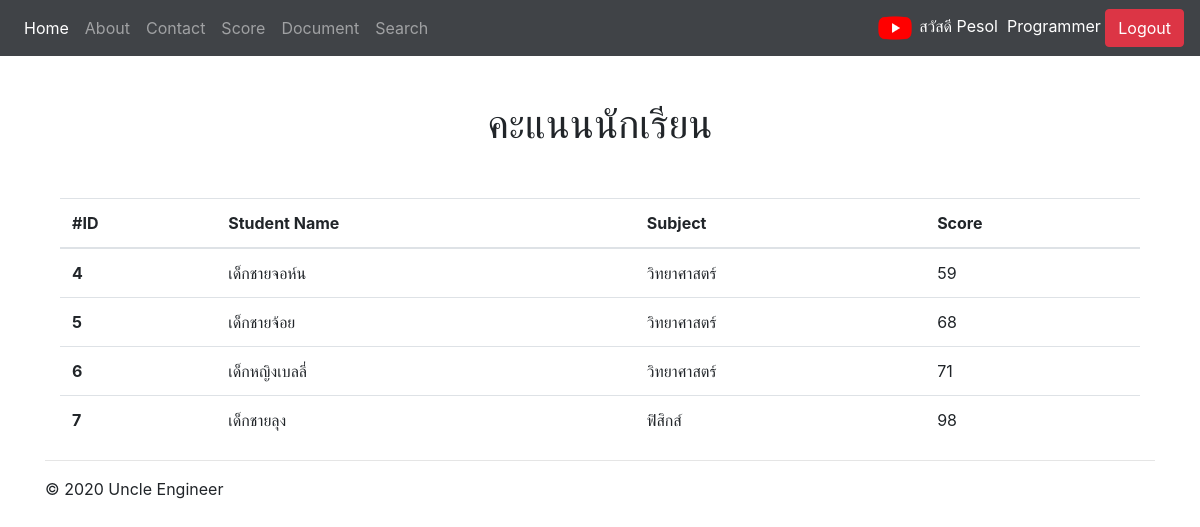
/score/ (signed in), run on the app's committed database.
### school/models.py (models this page shows, shortened)
class Profile(models.Model):
    user = models.OneToOneField(User, on_delete=models.CASCADE)
    photoprofile = models.ImageField(default='default.png', upload_to='photo_profile', blank=True, null=True)
    usertype = models.CharField(max_length=100, null=True, blank=True, default='student')

class ExamScore(models.Model):
    allSubject =   (('คณิตศาสตร์', 'คณิตศาสตร์'),
                    ('วิทยาศาสตร์', 'วิทยาศาสตร์'),
                    ('ศิลปะ', 'ศิลปะ'),
                    ('ภาษาอังกฤษ', 'ภาษาอังกฤษ'),
                    ('ฟิสิกส์', 'ฟิสิกส์'),
                    ('ชีววิทยา', 'ชีววิทยา'))
    subject = models.CharField(max_length=200, choices=allSubject, default='คณิตศาสตร์')
    student_name = models.CharField(max_length=200)
    score = models.IntegerField(default=0)

### school/views.py (the view)
# urls.py: path('score/', showScore, name='score-page'),
def showScore(request):
	score = ExamScore.objects.all() # ดึงค่ามาจาก database ทั้งหมด
	context = {'score': score}
	return render(request, 'school/showscore.html', context)

### school/template/school/showscore.html
{% extends 'school/base.html' %}
{% block ct1 %}
<center>
    <h1>คะแนนนักเรียน</h1>
</center>
{% endblock ct1 %}
{% block content %}
<div class="container">
    <table class="table" style="width: 100%;">
        <thead>
            <tr>
                <th scope="col">#ID</th>
                <th scope="col">Student Name</th>
                <th scope="col">Subject</th>
                <th scope="col">Score</th>
            </tr>
        </thead>
        <tbody>
        {% for sc in score %}
            <tr>
                <th scope="row">{{sc.id}}</th>
                <td>{{sc.student_name}}</td>
                <td>{{sc.subject}}</td>
                <td>{{sc.score}}</td>
            </tr>
        {% endfor %}
        </tbody>
    </table>
</div>
{% endblock content %}

### school/template/school/base.html (shortened to what this page needs)
<!doctype html>
<html lang="en">
<head>
    <link rel="stylesheet" href="https://maxcdn.bootstrapcdn.com/bootstrap/4.4.1/css/bootstrap.min.css">
    <link rel="stylesheet" href="https://cdnjs.cloudflare.com/ajax/libs/font-awesome/4.7.0/css/font-awesome.min.css">
</head>
<body>
    <nav class="navbar navbar-expand-md navbar-dark fixed-top" style='background-color: #404347;'>
        <div class="collapse navbar-collapse" id="navbarsExampleDefault">
            <ul class="navbar-nav mr-auto">
                <li class="nav-item active">
                    <a class="nav-link" href="{% url 'home-page' %}">Home <span class="sr-only">(current)</span></a>
                </li>
                <li class="nav-item">
                    <a class="nav-link" href="{% url 'about-page' %}">About</a>
                </li>
                <li class="nav-item">
                    <a class="nav-link" href="{% url 'contact-page' %}">Contact</a>
                </li>
                {% if user.is_authenticated %}
                    <li class="nav-item">
                        <a class="nav-link" href="{% url 'score-page' %}">Score</a>
                    </li>
                    <li class="nav-item">
                        <a class="nav-link" href="{% url 'document-page' %}">Document</a>
                    </li>
                    {% if user.profile.usertype == 'teacher' %}
                        <li class="nav-item">
                            <a class="nav-link" href="{% url 'search-page' %}">Search</a>
                        </li>
                    {% endif %}
                {% endif %}
            </ul>
            <div>
                {% if user.is_authenticated %}
                    {% if user.profile.photoprofile %}
                        <img src="{{user.profile.photoprofile.url}}" alt="" width="40" class="rounded-circle">
                    {% endif %}
                    <a href="{% url 'profile-page' %}"><font color="white">
                        สวัสดี&nbsp;{{user.first_name}}&nbsp;&nbsp;{{user.last_name}}
                    </font></a>
                    <a class="btn btn-danger" href="{% url 'logout' %}">Logout</a>
                {% else %}
                    <a class="btn btn-primary" href="{% url 'register-page' %}">Register</a>
                    <a class="btn btn-primary" href="{% url 'login' %}">Login</a>
                {% endif %}
            </div>
        </div>
    </nav>
    <main role="main">
        <div class="container" style="margin-top: 100px; margin-bottom: 50px">
            {% block ct1 %}
            {% endblock ct1 %}
        </div>
        <div class="container">
            {% block content %}
            {% endblock %}
            <hr>
        </div>
    </main>
    <footer class="container">
        <p>&copy; 2020 Uncle Engineer</p>
    </footer>
</body>
</html>

### data on the page
ExamScore: id "4", student_name "เด็กชายจอห์น", subject "วิทยาศาสตร์", score "59"
ExamScore: id "5", student_name "เด็กชายจ้อย", subject "วิทยาศาสตร์", score "68"
ExamScore: id "6", student_name "เด็กหญิงเบลลี่", subject "วิทยาศาสตร์", score "71"
ExamScore: id "7", student_name "เด็กชายลุง", subject "ฟิสิกส์", score "98"

### other printed values
{{ user.first_name }} "Pesol"
{{ user.last_name }} "Programmer"
